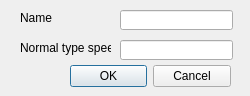
<?xml version="1.0" encoding="UTF-8"?>
<ui version="4.0">
 <class>GroupEditDialog</class>
 <widget class="QDialog" name="GroupEditDialog">
  <property name="geometry">
   <rect>
    <x>0</x>
    <y>0</y>
    <width>250</width>
    <height>96</height>
   </rect>
  </property>
  <property name="windowTitle">
   <string>Dialog</string>
  </property>
  <widget class="QDialogButtonBox" name="buttonBox">
   <property name="geometry">
    <rect>
     <x>70</x>
     <y>60</y>
     <width>161</width>
     <height>32</height>
    </rect>
   </property>
   <property name="orientation">
    <enum>Qt::Horizontal</enum>
   </property>
   <property name="standardButtons">
    <set>QDialogButtonBox::Cancel|QDialogButtonBox::Ok</set>
   </property>
  </widget>
  <widget class="QLineEdit" name="nameLE">
   <property name="geometry">
    <rect>
     <x>120</x>
     <y>10</y>
     <width>113</width>
     <height>20</height>
    </rect>
   </property>
  </widget>
  <widget class="QLabel" name="nameL">
   <property name="geometry">
    <rect>
     <x>20</x>
     <y>10</y>
     <width>91</width>
     <height>16</height>
    </rect>
   </property>
   <property name="text">
    <string>Name</string>
   </property>
  </widget>
  <widget class="QLabel" name="normalTypeSpeedL">
   <property name="geometry">
    <rect>
     <x>20</x>
     <y>40</y>
     <width>91</width>
     <height>16</height>
    </rect>
   </property>
   <property name="text">
    <string>Normal type speed</string>
   </property>
  </widget>
  <widget class="QLineEdit" name="normalTypeSpeedLE">
   <property name="geometry">
    <rect>
     <x>120</x>
     <y>40</y>
     <width>113</width>
     <height>20</height>
    </rect>
   </property>
  </widget>
 </widget>
 <resources/>
 <connections>
  <connection>
   <sender>buttonBox</sender>
   <signal>accepted()</signal>
   <receiver>GroupEditDialog</receiver>
   <slot>accept()</slot>
   <hints>
    <hint type="sourcelabel">
     <x>248</x>
     <y>254</y>
    </hint>
    <hint type="destinationlabel">
     <x>157</x>
     <y>274</y>
    </hint>
   </hints>
  </connection>
  <connection>
   <sender>buttonBox</sender>
   <signal>rejected()</signal>
   <receiver>GroupEditDialog</receiver>
   <slot>reject()</slot>
   <hints>
    <hint type="sourcelabel">
     <x>316</x>
     <y>260</y>
    </hint>
    <hint type="destinationlabel">
     <x>286</x>
     <y>274</y>
    </hint>
   </hints>
  </connection>
 </connections>
</ui>
